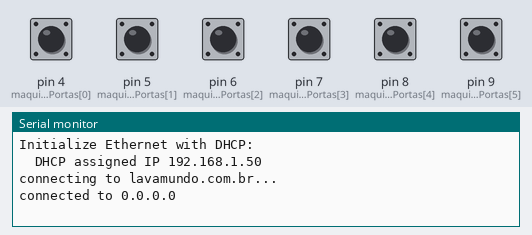
The sketch below on a simulated Arduino Uno, built with avr-gcc and run on an emulated ATmega328P. On the bench: the last lines printed to the serial monitor. The inputs (shaded band) are chosen by the test bench; at power-on: pin 4 (maquinasPortas[0]), pin 5 (maquinasPortas[1]), pin 6 (maquinasPortas[2]), pin 7 (maquinasPortas[3]), pin 8 (maquinasPortas[4]), pin 9 (maquinasPortas[5]) HIGH. WiFi joins after 1.5 s; servers stay silent unless stated; uploads are accepted with an empty reply.

Above: at 3.9 s.
4.0 s: pin 4 (maquinasPortas[0]) pulled LOW for 0.6 s
At 5.7 s:
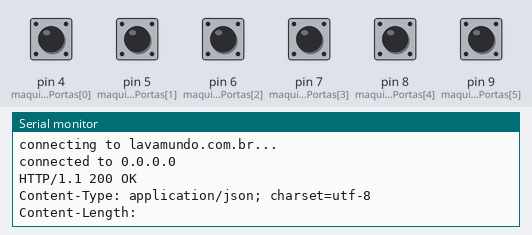
6.1 s: pin 5 (maquinasPortas[1]) pulled LOW for 0.6 s
At 7.0 s:
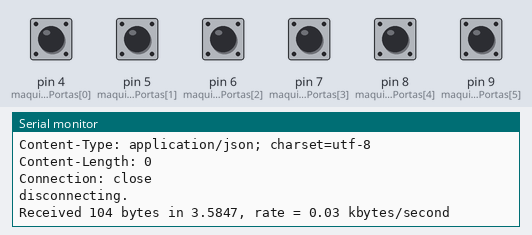
8.2 s: pin 6 (maquinasPortas[2]) pulled LOW for 0.6 s
At 9.0 s:
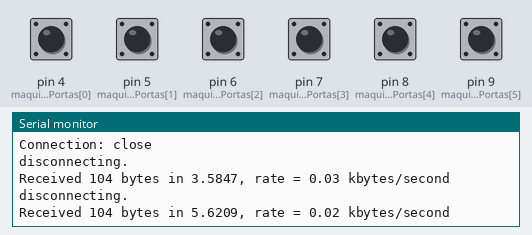
10.3 s: pin 7 (maquinasPortas[3]) pulled LOW for 0.6 s
At 11.8 s:
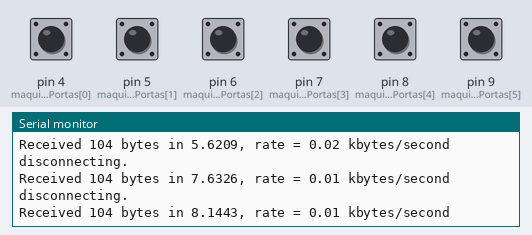
12.4 s: pin 8 (maquinasPortas[4]) pulled LOW for 0.6 s
At 13.7 s:
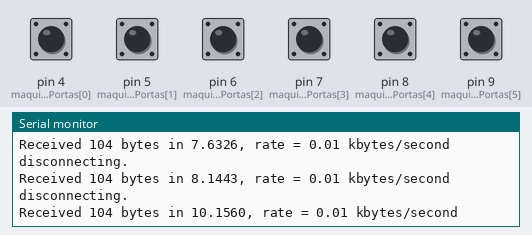
14.5 s: pin 9 (maquinasPortas[5]) pulled LOW for 0.6 s
At 15.7 s:
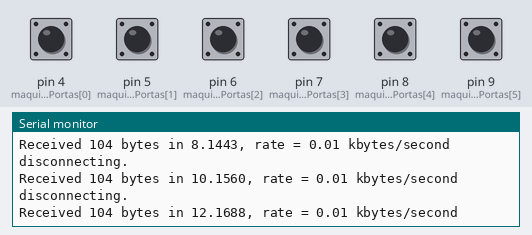
Timing chart, 0 to 17.5 s (numbered marks = the images above; inputs shaded):
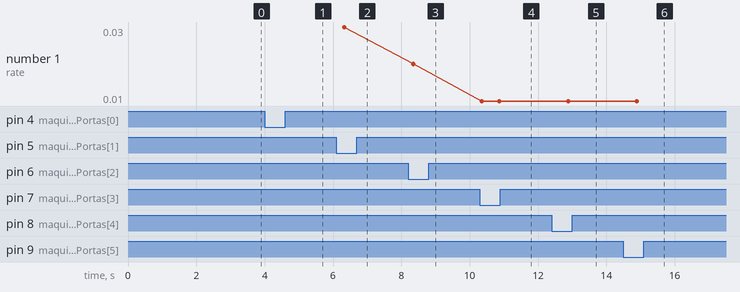

The sketch:

lavamundo.ino
```cpp
#include <SPI.h>
#include <Ethernet.h>

byte mac[] = { 0xDE, 0xAD, 0xBE, 0xEF, 0xFE, 0xED };
char server[] = "lavamundo.com.br";
IPAddress ip(192, 168, 15, 19);
IPAddress myDns(192, 168, 15, 1);
EthernetClient client;
unsigned long beginMicros, endMicros;
unsigned long byteCount = 0;
bool printWebData = true;

const int maquinasPortas[] = { 4, 5, 6, 7, 8, 9 };
const int maquinasIds[] = { 1, 2, 3, 7, 8, 9 };

void initEthernet() {
  Ethernet.init(10);
  Serial.begin(9600);
  while (!Serial) {}

  Serial.println("Initialize Ethernet with DHCP:");
  if (Ethernet.begin(mac) == 0) {
    Serial.println("Failed to configure Ethernet using DHCP");
    if (Ethernet.hardwareStatus() == EthernetNoHardware) {
      Serial.println("Ethernet shield was not found.  Sorry, can't run without hardware. :(");
      while (true) {delay(1);}
    }
    if (Ethernet.linkStatus() == LinkOFF) {
      Serial.println("Ethernet cable is not connected.");
    }
    Ethernet.begin(mac, ip, myDns);
  } else {
    Serial.print("  DHCP assigned IP ");
    Serial.println(Ethernet.localIP());
  }
  delay(1000);
  Serial.print("connecting to ");
  Serial.print(server);
  Serial.println("...");

  // if you get a connection, report back via serial:
  if (client.connect(server, 80)) {
    Serial.print("connected to ");
    Serial.println(client.remoteIP());
  } else {
    // if you didn't get a connection to the server:
    Serial.println("connection failed");
  }
  beginMicros = micros();
}

void sendEthernet(int id) {

    // Make a HTTP request:
    client.println("POST /iot.php HTTP/1.1");
    client.println("Host: lavamundo.com.br");
    client.println("Content-Type: application/x-www-form-urlencoded");
    client.println("Connection: close");
    client.println("Content-Length: 20");
    client.println();
    client.print("maquina_id=");
    client.print(id);
    client.println("&emuso=1");
    client.println();

}

void initPortas() {
  for (size_t i = 0; i < (sizeof(maquinasPortas) / sizeof(maquinasPortas[0])); i++)
  {
    pinMode(maquinasPortas[i], INPUT_PULLUP);
  }
}

void receiveEthernet() {
  int len = client.available();
  if (len > 0) {
    byte buffer[80];
    if (len > 80) len = 80;
    client.read(buffer, len);
    if (printWebData) {
      Serial.write(buffer, len);
    }
    byteCount = byteCount + len;
  }

  if (!client.connected()) {
    endMicros = micros();
    Serial.println();
    Serial.println("disconnecting.");
    client.stop();
    Serial.print("Received ");
    Serial.print(byteCount);
    Serial.print(" bytes in ");
    float seconds = (float)(endMicros - beginMicros) / 1000000.0;
    Serial.print(seconds, 4);
    float rate = (float)byteCount / seconds / 1000.0;
    Serial.print(", rate = ");
    Serial.print(rate);
    Serial.print(" kbytes/second");
    Serial.println();
  }
}

void setup() {
  initEthernet();
  initPortas();
}

void loop() {
  for (size_t i = 0; i < (sizeof(maquinasPortas) / sizeof(maquinasPortas[0])); i++)
  {
    if (!digitalRead(maquinasPortas[i])) {
      sendEthernet(maquinasIds[i]);
      receiveEthernet();
      break;
    }
  }

  // debounce
  delay(500);
}
```

Measured:
- after the input at 4.0 s, the serial monitor: prints a new line after 0.27 s (image 1)
- after the input at 6.1 s, the serial monitor: prints a new line after 0.19 s (image 2)
- after the input at 8.2 s, the serial monitor: prints a new line after 0.14 s (image 3)
- after the input at 10.3 s, the serial monitor: prints a new line after 0.05 s (image 4)
- after the input at 12.4 s, the serial monitor: prints a new line after 0.48 s (image 5)
- after the input at 14.5 s, the serial monitor: prints a new line after 0.39 s (image 6)
- plotted number 1: 0.03 → 0.02 after the input at 8.2 s, 0.02 → 0.01 after the input at 10.3 s
